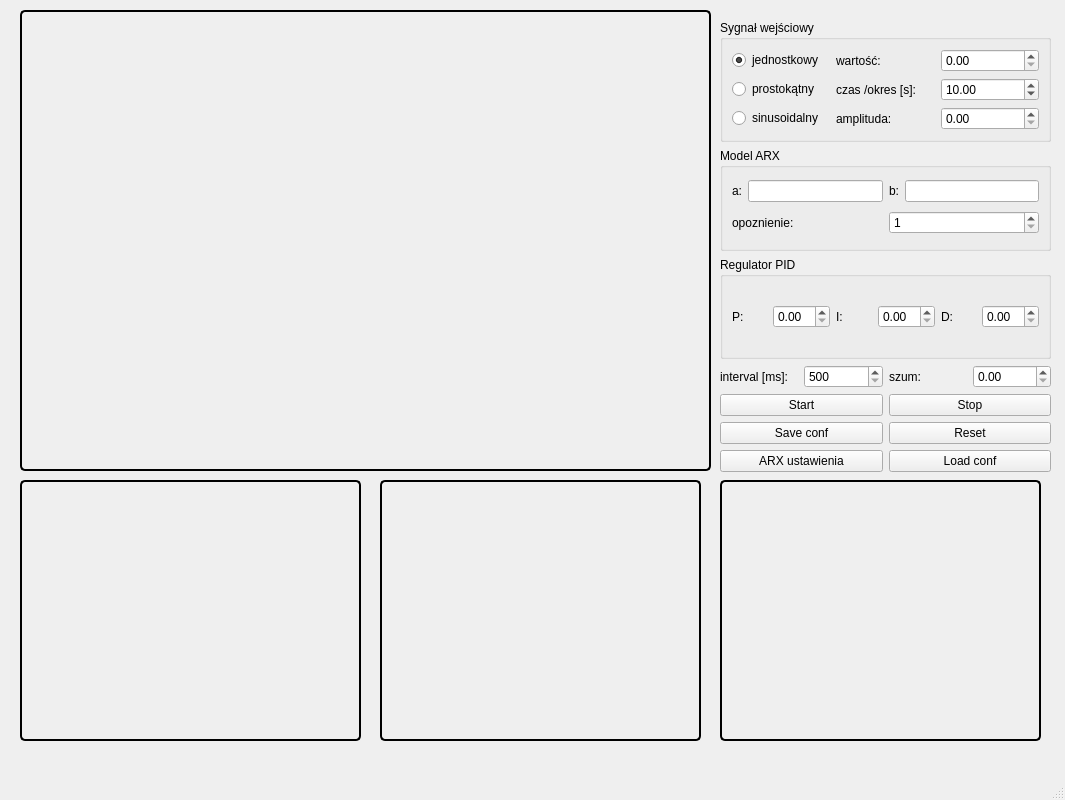
<?xml version="1.0" encoding="UTF-8"?>
<ui version="4.0">
 <class>MainWindow</class>
 <widget class="QMainWindow" name="MainWindow">
  <property name="geometry">
   <rect>
    <x>0</x>
    <y>0</y>
    <width>1065</width>
    <height>800</height>
   </rect>
  </property>
  <property name="minimumSize">
   <size>
    <width>1065</width>
    <height>800</height>
   </size>
  </property>
  <property name="maximumSize">
   <size>
    <width>1065</width>
    <height>800</height>
   </size>
  </property>
  <property name="windowTitle">
   <string>MainWindow</string>
  </property>
  <widget class="QWidget" name="centralwidget">
   <widget class="QWidget" name="chartWidget" native="true">
    <property name="geometry">
     <rect>
      <x>20</x>
      <y>10</y>
      <width>691</width>
      <height>461</height>
     </rect>
    </property>
    <property name="autoFillBackground">
     <bool>false</bool>
    </property>
    <property name="styleSheet">
     <string notr="true">border: 2px solid black;
border-radius: 5px;
</string>
    </property>
   </widget>
   <widget class="QWidget" name="widgetPID" native="true">
    <property name="geometry">
     <rect>
      <x>380</x>
      <y>480</y>
      <width>321</width>
      <height>261</height>
     </rect>
    </property>
    <property name="autoFillBackground">
     <bool>false</bool>
    </property>
    <property name="styleSheet">
     <string notr="true">border: 2px solid black;
border-radius: 5px;
</string>
    </property>
   </widget>
   <widget class="QWidget" name="chartWidgetError" native="true">
    <property name="geometry">
     <rect>
      <x>20</x>
      <y>480</y>
      <width>341</width>
      <height>261</height>
     </rect>
    </property>
    <property name="autoFillBackground">
     <bool>false</bool>
    </property>
    <property name="styleSheet">
     <string notr="true">border: 2px solid black;
border-radius: 5px;
</string>
    </property>
   </widget>
   <widget class="QWidget" name="widgetWartoscSterowania" native="true">
    <property name="geometry">
     <rect>
      <x>720</x>
      <y>480</y>
      <width>321</width>
      <height>261</height>
     </rect>
    </property>
    <property name="autoFillBackground">
     <bool>false</bool>
    </property>
    <property name="styleSheet">
     <string notr="true">border: 2px solid black;
border-radius: 5px;

</string>
    </property>
   </widget>
   <widget class="QWidget" name="layoutWidget">
    <property name="geometry">
     <rect>
      <x>720</x>
      <y>20</y>
      <width>331</width>
      <height>452</height>
     </rect>
    </property>
    <layout class="QVBoxLayout" name="verticalLayout">
     <item>
      <widget class="QGroupBox" name="groupBoxSignal">
       <property name="title">
        <string>Sygnał wejściowy</string>
       </property>
       <layout class="QGridLayout" name="gridLayout">
        <item row="0" column="0">
         <widget class="QRadioButton" name="radioButtonUnit">
          <property name="text">
           <string>jednostkowy</string>
          </property>
          <property name="checked">
           <bool>true</bool>
          </property>
         </widget>
        </item>
        <item row="0" column="1">
         <widget class="QLabel" name="labelValue">
          <property name="text">
           <string>wartość:</string>
          </property>
         </widget>
        </item>
        <item row="0" column="2">
         <widget class="QDoubleSpinBox" name="doubleSpinBoxValue">
          <property name="singleStep">
           <double>0.100000000000000</double>
          </property>
         </widget>
        </item>
        <item row="1" column="0">
         <widget class="QRadioButton" name="radioButtonRect">
          <property name="text">
           <string>prostokątny</string>
          </property>
         </widget>
        </item>
        <item row="1" column="1">
         <widget class="QLabel" name="labelTime">
          <property name="text">
           <string>czas /okres [s]:</string>
          </property>
         </widget>
        </item>
        <item row="1" column="2">
         <widget class="QDoubleSpinBox" name="doubleSpinBoxTime">
          <property name="minimum">
           <double>0.250000000000000</double>
          </property>
          <property name="maximum">
           <double>99000.000000000000000</double>
          </property>
          <property name="singleStep">
           <double>0.100000000000000</double>
          </property>
          <property name="value">
           <double>10.000000000000000</double>
          </property>
         </widget>
        </item>
        <item row="2" column="0">
         <widget class="QRadioButton" name="radioButtonSinus">
          <property name="text">
           <string>sinusoidalny</string>
          </property>
         </widget>
        </item>
        <item row="2" column="1">
         <widget class="QLabel" name="labelAmplitude">
          <property name="text">
           <string>amplituda:</string>
          </property>
         </widget>
        </item>
        <item row="2" column="2">
         <widget class="QDoubleSpinBox" name="doubleSpinBoxSinusAmp">
          <property name="singleStep">
           <double>0.100000000000000</double>
          </property>
         </widget>
        </item>
       </layout>
      </widget>
     </item>
     <item>
      <widget class="QGroupBox" name="groupBoxARX">
       <property name="title">
        <string>Model ARX</string>
       </property>
       <layout class="QGridLayout" name="gridLayout_2">
        <item row="0" column="0">
         <widget class="QLabel" name="labelA">
          <property name="text">
           <string>a:</string>
          </property>
         </widget>
        </item>
        <item row="0" column="1">
         <widget class="QLineEdit" name="lineEditA">
          <property name="text">
           <string/>
          </property>
         </widget>
        </item>
        <item row="0" column="2">
         <widget class="QLabel" name="labelB">
          <property name="text">
           <string>b:</string>
          </property>
         </widget>
        </item>
        <item row="0" column="3">
         <widget class="QLineEdit" name="lineEditB">
          <property name="text">
           <string/>
          </property>
         </widget>
        </item>
        <item row="1" column="0" colspan="2">
         <widget class="QLabel" name="labelK">
          <property name="text">
           <string>opoznienie:</string>
          </property>
         </widget>
        </item>
        <item row="1" column="2" colspan="2">
         <widget class="QSpinBox" name="spinBoxK">
          <property name="minimum">
           <number>1</number>
          </property>
         </widget>
        </item>
       </layout>
      </widget>
     </item>
     <item>
      <widget class="QGroupBox" name="groupBoxPID">
       <property name="title">
        <string>Regulator PID</string>
       </property>
       <layout class="QGridLayout" name="gridLayout_3">
        <item row="0" column="2">
         <widget class="QLabel" name="labelI">
          <property name="text">
           <string>I:</string>
          </property>
         </widget>
        </item>
        <item row="0" column="1">
         <widget class="QDoubleSpinBox" name="doubleSpinBoxP">
          <property name="singleStep">
           <double>0.100000000000000</double>
          </property>
         </widget>
        </item>
        <item row="0" column="4">
         <widget class="QLabel" name="labelD">
          <property name="text">
           <string>D:</string>
          </property>
         </widget>
        </item>
        <item row="0" column="0">
         <widget class="QLabel" name="labelP">
          <property name="text">
           <string>P:</string>
          </property>
         </widget>
        </item>
        <item row="0" column="3">
         <widget class="QDoubleSpinBox" name="doubleSpinBoxI">
          <property name="singleStep">
           <double>0.100000000000000</double>
          </property>
         </widget>
        </item>
        <item row="0" column="5">
         <widget class="QDoubleSpinBox" name="doubleSpinBoxD">
          <property name="singleStep">
           <double>0.100000000000000</double>
          </property>
         </widget>
        </item>
       </layout>
      </widget>
     </item>
     <item>
      <layout class="QGridLayout" name="gridLayout_4">
       <item row="0" column="0">
        <widget class="QLabel" name="labelInterval">
         <property name="text">
          <string>interval [ms]:</string>
         </property>
        </widget>
       </item>
       <item row="0" column="1">
        <widget class="QSpinBox" name="spinBoxInterval">
         <property name="minimum">
          <number>500</number>
         </property>
         <property name="maximum">
          <number>2000</number>
         </property>
        </widget>
       </item>
       <item row="0" column="2">
        <widget class="QLabel" name="labelNoise">
         <property name="text">
          <string>szum:</string>
         </property>
        </widget>
       </item>
       <item row="0" column="3">
        <widget class="QDoubleSpinBox" name="doubleSpinBoxNoise">
         <property name="singleStep">
          <double>0.010000000000000</double>
         </property>
        </widget>
       </item>
      </layout>
     </item>
     <item>
      <layout class="QGridLayout" name="gridLayout_5">
       <item row="0" column="0">
        <widget class="QPushButton" name="pushButtonStart">
         <property name="text">
          <string>Start</string>
         </property>
        </widget>
       </item>
       <item row="0" column="1">
        <widget class="QPushButton" name="pushButtonStop">
         <property name="text">
          <string>Stop</string>
         </property>
        </widget>
       </item>
       <item row="1" column="1">
        <widget class="QPushButton" name="pushButtonReset">
         <property name="text">
          <string>Reset</string>
         </property>
        </widget>
       </item>
       <item row="2" column="1">
        <widget class="QPushButton" name="pushButtonLoad">
         <property name="text">
          <string>Load conf</string>
         </property>
        </widget>
       </item>
       <item row="1" column="0">
        <widget class="QPushButton" name="pushButtonSave">
         <property name="text">
          <string>Save conf</string>
         </property>
        </widget>
       </item>
       <item row="2" column="0">
        <widget class="QPushButton" name="pushButtonARX">
         <property name="text">
          <string>ARX ustawienia</string>
         </property>
        </widget>
       </item>
      </layout>
     </item>
    </layout>
   </widget>
  </widget>
  <widget class="QMenuBar" name="menubar">
   <property name="geometry">
    <rect>
     <x>0</x>
     <y>0</y>
     <width>1065</width>
     <height>21</height>
    </rect>
   </property>
  </widget>
  <widget class="QStatusBar" name="statusbar"/>
 </widget>
 <resources/>
 <connections/>
</ui>
